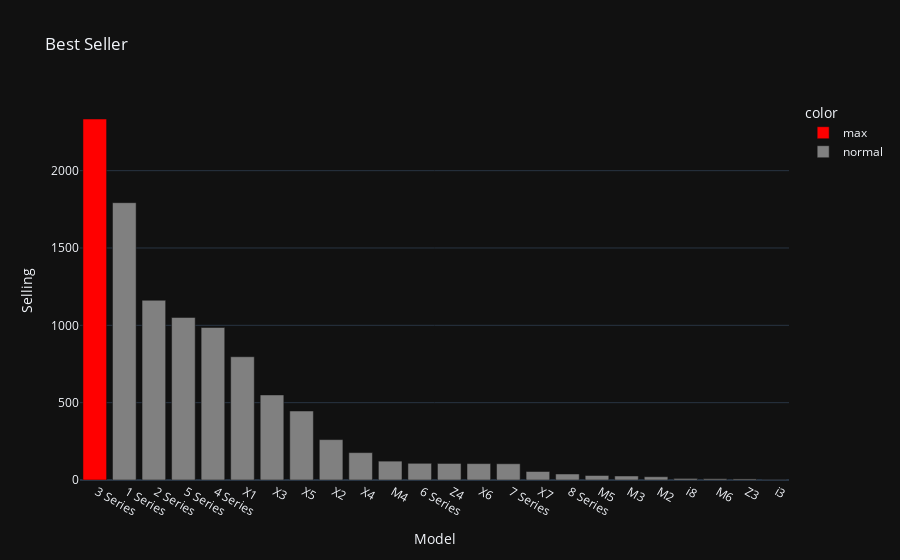

Here is the notebook cell this chart was saved with:
### Code cell
colors = ['normal',] * len(z.index)
colors[0] = 'max'
best_sell=px.bar(data_frame=z,x=z.index,y=z.values,color=colors,color_discrete_map={"max":"red","normal":"gray"},
                 template="plotly_dark",title="Best Seller",labels={"index":"Model","y":"Selling"})
best_sell

### Figure 1 — Plotly figure (JSON) as saved in the notebook; plotly's stock layout.template omitted (floating-point values rounded to 4 significant figures)
{"data": [{"alignmentgroup": "True", "hovertemplate": "color=max<br>Model=%{x}<br>Selling=%{y}<extra></extra>", "legendgroup": "max", "marker": {"color": "red", "pattern": {"shape": ""}}, "name": "max", "offsetgroup": "max", "orientation": "v", "showlegend": true, "textposition": "auto", "type": "bar", "x": [" 3 Series"], "xaxis": "x", "y": [2334], "yaxis": "y"}, {"alignmentgroup": "True", "hovertemplate": "color=normal<br>Model=%{x}<br>Selling=%{y}<extra></extra>", "legendgroup": "normal", "marker": {"color": "gray", "pattern": {"shape": ""}}, "name": "normal", "offsetgroup": "normal", "orientation": "v", "showlegend": true, "textposition": "auto", "type": "bar", "x": [" 1 Series", " 2 Series", " 5 Series", " 4 Series", " X1", " X3", " X5", " X2", " X4", " M4", " 6 Series", " Z4", " X6", " 7 Series", " X7", " 8 Series", " M5", " M3", " M2", " i8", " M6", " Z3", " i3"], "xaxis": "x", "y": [1793, 1162, 1051, 986, 797, 550, 446, 261, 177, 122, 108, 107, 106, 105, 55, 39, 29, 26, 21, 10, 8, 7, 2], "yaxis": "y"}], "layout": {"barmode": "relative", "legend": {"title": {"text": "color"}, "tracegroupgap": 0}, "title": {"text": "Best Seller"}, "xaxis": {"anchor": "y", "domain": [0, 1], "title": {"text": "Model"}}, "yaxis": {"anchor": "x", "domain": [0, 1], "title": {"text": "Selling"}}}}
